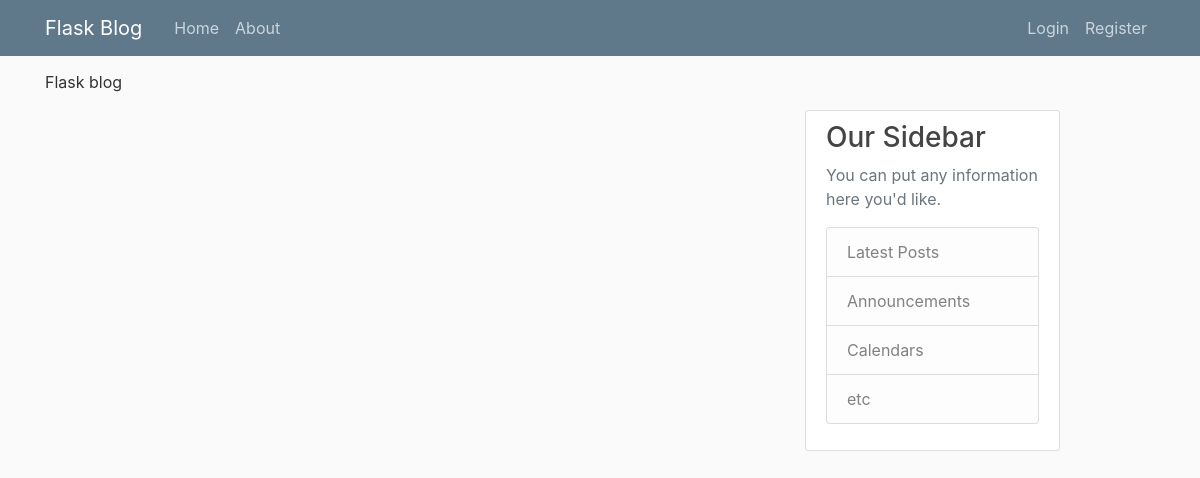
The app's page /home, older data.
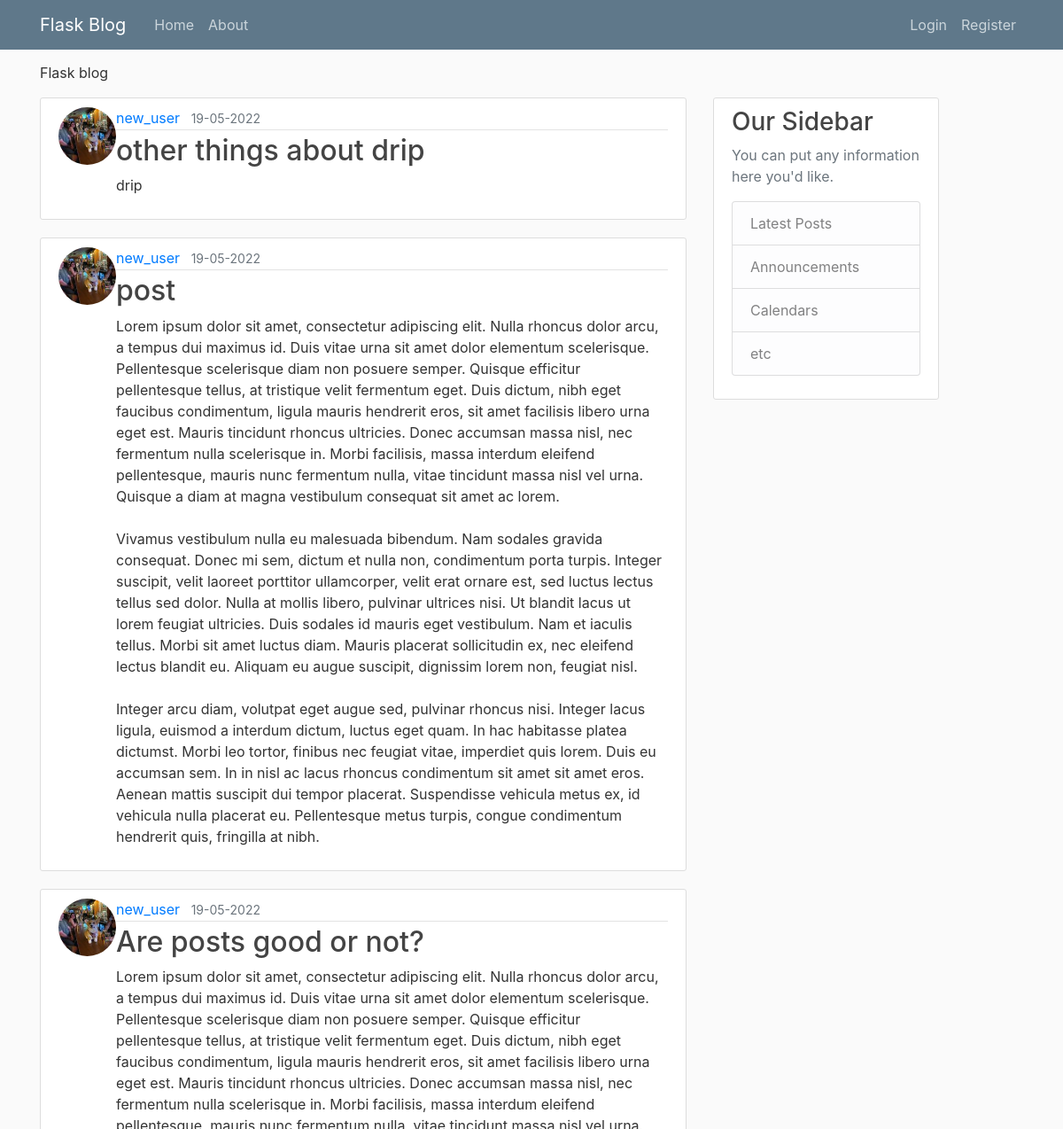
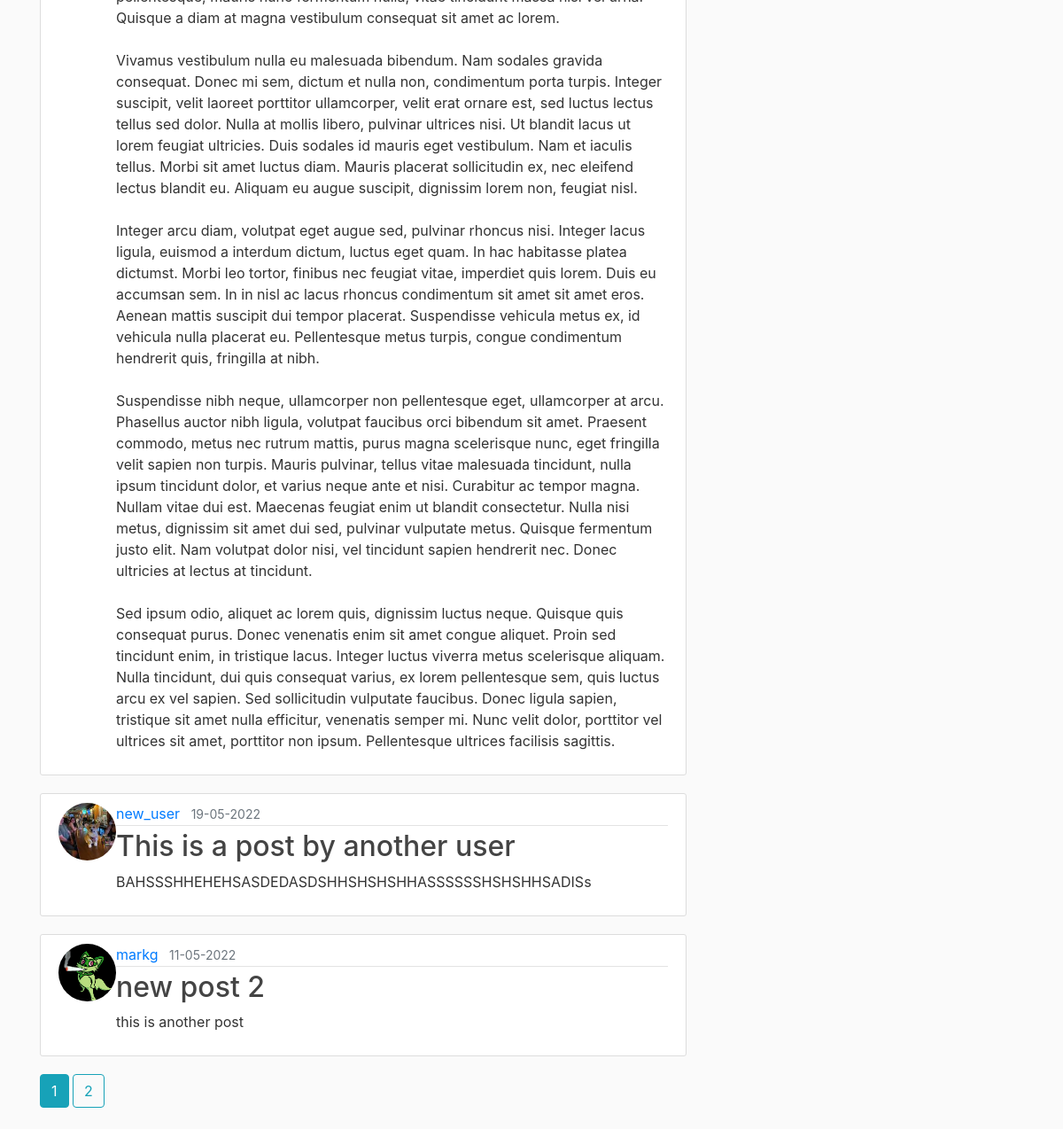
The same page, newer data (2 pictures, top to bottom).
### main_app/models.py (models this page shows, shortened)
class Post(db.Model):
    id = db.Column(db.Integer, primary_key=True)
    title = db.Column(db.String(100), nullable=False)
    date_posted = db.Column(db.DateTime, nullable=False, default=datetime.utcnow)
    content = db.Column(db.Text, nullable=False)
    user_id = db.Column(db.Integer, db.ForeignKey('user.id'), nullable=False)

class User(db.Model, UserMixin):
    id = db.Column(db.Integer, primary_key=True)
    username = db.Column(db.String(20), unique=True, nullable=False)
    email = db.Column(db.String(120), unique=True, nullable=False)
    image_file = db.Column(db.String(20), nullable=False, default='default.jpg')
    password = db.Column(db.String(60), nullable=False)
    posts = db.relationship('Post', backref='author', lazy=True)

### main_app/routes.py (the view)
@app.route("/") #Route to main page
@app.route("/home") #Route to home page
def home():
    page = request.args.get('page', 1, type=int)
    posts = Post.query.order_by(Post.date_posted.desc()).paginate(page=page, per_page=5)
    return render_template('home.html', posts=posts)

### main_app/templates/home.html
{% extends "layout.html" %}
{% block content %}
    {% for post in posts.items %}
        <article class="media content-section">
            <img class="rounded-circle article-img" src="{{ url_for('static', filename='profile_pics/' + post.author.image_file) }}">
            <div class="media-body">
                <div class="article-metadata">
                    <a class="mr-2" href="#"> {{ post.author.username }}</a>
                    <small class="text-muted">{{ post.date_posted.strftime('%d-%m-%Y') }}</small>
                </div>
                <h2><a class="article-title" href="{{ url_for('post', post_id = post.id) }}">{{ post.title }}</a></h2>
                <p class="article-content">{{ post.content }}</p>
            </div>
        </article>
    {% endfor %}
    {% for page_num in posts.iter_pages(left_edge=1, right_edge=1, left_current=1, right_current=2) %}
        {% if page_num %}
            {%if posts.page == page_num%}
                <a class="btn btn-info mb-4" href="{{ url_for('home', page=page_num) }}">{{ page_num }}</a>
            {%else%}
                <a class="btn btn-outline-info mb-4" href="{{ url_for('home', page=page_num) }}">{{ page_num }}</a>
            {%endif%}
        {% else %}
            ...
        {% endif %}
    {% endfor %}
{% endblock content %}

### main_app/templates/layout.html (shortened to what this page needs)
<DOCTYPE html>
<html lang="en">
    <head>
        <link rel="stylesheet" href="https://cdn.jsdelivr.net/npm/bootstrap@4.6.1/dist/css/bootstrap.min.css">
        <link rel="stylesheet" type="text/css" href="{{ url_for('static', filename='main.css') }}">
    </head>
    <body>
        <header class="site-header">
            <nav class="navbar navbar-expand-md navbar-dark bg-steel fixed-top">
              <div class="container">
                <a class="navbar-brand mr-4" href="/">Flask Blog</a>
                <div class="collapse navbar-collapse" id="navbarToggle">
                  <div class="navbar-nav mr-auto">
                    <a class="nav-item nav-link" href="/">Home</a>
                    <a class="nav-item nav-link" href="/about">About</a>
                  </div>
                  <div class="navbar-nav">
                      {% if current_user.is_authenticated %}
                        <a class="nav-item nav-link" href={{ url_for('new_post') }}>New Post</a>
                        <a class="nav-item nav-link" href={{ url_for('account') }}>Account</a>
                        <a class="nav-item nav-link" href={{ url_for('logout') }}>Logout</a>
                      {% else %}
                        <a class="nav-item nav-link" href={{ url_for('login') }}>Login</a>
                        <a class="nav-item nav-link" href={{ url_for('register') }}>Register</a>
                      {% endif %}
                  </div>
                </div>
              </div>
            </nav>
        </header>
        <main role="main" class="container">
            {% if title %}
                <p class="message">Flask blog - {{ title }}</p>
            {% else %}
                <p class="message">Flask blog</p>
            {% endif %}
            <div class="row">
                <div class="col-md-8">
                    {% block content %}{% endblock %}
                </div>
                <div class="col-md-3">
                    <div class="content-section">
                        <h3>Our Sidebar</h3>
                        <p class='text-muted'>You can put any information here you'd like.
                            <ul class="list-group">
                                <li class="list-group-item list-group-item-light">Latest Posts</li>
                                <li class="list-group-item list-group-item-light">Announcements</li>
                                <li class="list-group-item list-group-item-light">Calendars</li>
                                <li class="list-group-item list-group-item-light">etc</li>
                            </ul>
                        </p>
                    </div>
                </div>
            </div>
        </main>
    </body>
</html>

### main_app/static/main.css (style rules this page uses)
body { background: #fafafa; color: #333333; margin-top: Srem; }
h1, h2, h3, h4, h5, h6 { color: #444444; }
.bg-steel { background-color: #5f788a; }
.site-header .navbar-nav .nav-link { color: #cbd5db; }
.content-section { background: #ffffff; padding: 10px 20px; border: 1px solid #dddddd; border-radius: 3px; margin-bottom: 20px; }
.article-title { color: #444444; }
.article-content { white-space: pre-line; }
.article-img { height: 65px; width: 65px; }
.article-metadata { padding-bottom: 1px; margin-bottom: 4px; border-bottom: 1px solid #e3e3e3; }
.message { margin-top: 70px; }

Row changes from the older to the newer data that the page shows:
added Post: image_file (picture), author.username "new_user", date_posted "19-05-2022", title "other things about drip", content "drip"
added Post: image_file (picture), author.username "new_user", date_posted "19-05-2022", title "post", content "Lorem ipsum dolor sit amet, consectetur adipiscing elit. Nulla rhoncus dolor arcu, a tempus dui maximus id. Duis vitae urna sit amet dolor elementum scelerisque. Pellentesque scelerisque diam non posuere semper. Quisque efficitur pellentesque tellus, at tristique velit fermentum eget. Duis dictum, nibh eget faucibus condimentum, ligula mauris hendrerit eros, sit amet facilisis libero urna eget est. Mauris tincidunt rhoncus ultricies. Donec accumsan massa nisl, nec fermentum nulla scelerisque in. Morbi facilisis, massa interdum eleifend pellentesque, mauris nunc fermentum nulla, vitae tincidunt massa nisl vel urna. Quisque a diam at magna vestibulum consequat sit amet ac lorem. Vivamus…"
added Post: image_file (picture), author.username "new_user", date_posted "19-05-2022", title "Are posts good or not?", content "Lorem ipsum dolor sit amet, consectetur adipiscing elit. Nulla rhoncus dolor arcu, a tempus dui maximus id. Duis vitae urna sit amet dolor elementum scelerisque. Pellentesque scelerisque diam non posuere semper. Quisque efficitur pellentesque tellus, at tristique velit fermentum eget. Duis dictum, nibh eget faucibus condimentum, ligula mauris hendrerit eros, sit amet facilisis libero urna eget est. Mauris tincidunt rhoncus ultricies. Donec accumsan massa nisl, nec fermentum nulla scelerisque in. Morbi facilisis, massa interdum eleifend pellentesque, mauris nunc fermentum nulla, vitae tincidunt massa nisl vel urna. Quisque a diam at magna vestibulum consequat sit amet ac lorem. Vivamus…"
added Post: image_file (picture), author.username "new_user", date_posted "19-05-2022", title "This is a post by another user", content "BAHSSSHHEHEHSASDEDASDSHHSHSHSHHASSSSSSHSHSHHSADISs"
added Post: image_file (picture), author.username "markg", date_posted "11-05-2022", title "new post 2", content "this is another post"
Text that changed along with them:
new list line: "1"
new list line: "2"
